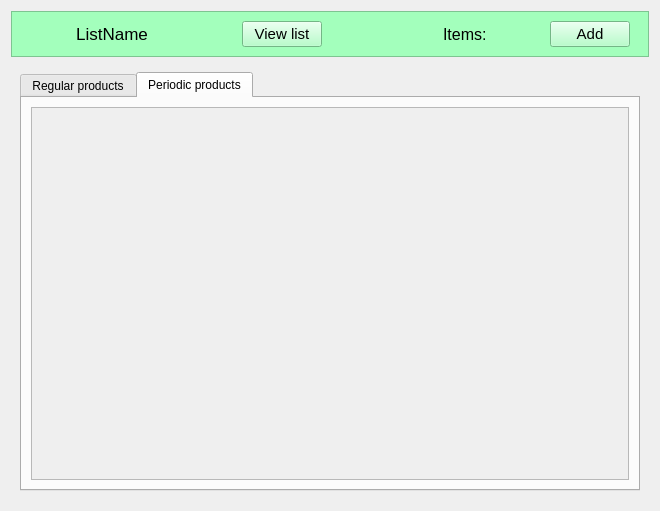
<?xml version="1.0" encoding="UTF-8"?>
<ui version="4.0">
 <class>ProductsSubPage</class>
 <widget class="QWidget" name="ProductsSubPage">
  <property name="geometry">
   <rect>
    <x>0</x>
    <y>0</y>
    <width>660</width>
    <height>511</height>
   </rect>
  </property>
  <property name="windowTitle">
   <string>Form</string>
  </property>
  <layout class="QVBoxLayout" name="verticalLayout_4">
   <item>
    <widget class="QFrame" name="frame">
     <property name="sizePolicy">
      <sizepolicy hsizetype="Preferred" vsizetype="Fixed">
       <horstretch>0</horstretch>
       <verstretch>0</verstretch>
      </sizepolicy>
     </property>
     <property name="styleSheet">
      <string notr="true">background-color: #a3ffbc;</string>
     </property>
     <property name="frameShape">
      <enum>QFrame::StyledPanel</enum>
     </property>
     <property name="frameShadow">
      <enum>QFrame::Raised</enum>
     </property>
     <layout class="QHBoxLayout" name="horizontalLayout">
      <property name="leftMargin">
       <number>16</number>
      </property>
      <property name="topMargin">
       <number>0</number>
      </property>
      <property name="rightMargin">
       <number>9</number>
      </property>
      <property name="bottomMargin">
       <number>0</number>
      </property>
      <item>
       <widget class="QWidget" name="NameHolder" native="true">
        <property name="minimumSize">
         <size>
          <width>200</width>
          <height>0</height>
         </size>
        </property>
        <layout class="QHBoxLayout" name="horizontalLayout_2">
         <item>
          <widget class="QLabel" name="ListName">
           <property name="sizePolicy">
            <sizepolicy hsizetype="Fixed" vsizetype="Fixed">
             <horstretch>0</horstretch>
             <verstretch>0</verstretch>
            </sizepolicy>
           </property>
           <property name="minimumSize">
            <size>
             <width>150</width>
             <height>0</height>
            </size>
           </property>
           <property name="maximumSize">
            <size>
             <width>150</width>
             <height>16777215</height>
            </size>
           </property>
           <property name="font">
            <font>
             <pointsize>13</pointsize>
            </font>
           </property>
           <property name="text">
            <string>ListName</string>
           </property>
           <property name="alignment">
            <set>Qt::AlignCenter</set>
           </property>
          </widget>
         </item>
         <item>
          <spacer name="horizontalSpacer">
           <property name="orientation">
            <enum>Qt::Horizontal</enum>
           </property>
           <property name="sizeHint" stdset="0">
            <size>
             <width>40</width>
             <height>20</height>
            </size>
           </property>
          </spacer>
         </item>
        </layout>
       </widget>
      </item>
      <item>
       <widget class="QPushButton" name="ViewList">
        <property name="font">
         <font>
          <pointsize>11</pointsize>
         </font>
        </property>
        <property name="text">
         <string>View list</string>
        </property>
       </widget>
      </item>
      <item>
       <spacer name="horizontalSpacer_3">
        <property name="orientation">
         <enum>Qt::Horizontal</enum>
        </property>
        <property name="sizeHint" stdset="0">
         <size>
          <width>40</width>
          <height>20</height>
         </size>
        </property>
       </spacer>
      </item>
      <item>
       <spacer name="horizontalSpacer_2">
        <property name="orientation">
         <enum>Qt::Horizontal</enum>
        </property>
        <property name="sizeHint" stdset="0">
         <size>
          <width>40</width>
          <height>20</height>
         </size>
        </property>
       </spacer>
      </item>
      <item>
       <widget class="QWidget" name="widget" native="true">
        <property name="minimumSize">
         <size>
          <width>200</width>
          <height>0</height>
         </size>
        </property>
        <layout class="QHBoxLayout" name="horizontalLayout_3">
         <item>
          <widget class="QLabel" name="label">
           <property name="font">
            <font>
             <pointsize>12</pointsize>
            </font>
           </property>
           <property name="text">
            <string>Items:</string>
           </property>
          </widget>
         </item>
         <item>
          <widget class="QLabel" name="ListSize">
           <property name="minimumSize">
            <size>
             <width>25</width>
             <height>0</height>
            </size>
           </property>
           <property name="font">
            <font>
             <pointsize>12</pointsize>
            </font>
           </property>
           <property name="text">
            <string/>
           </property>
          </widget>
         </item>
         <item>
          <spacer name="horizontalSpacer_4">
           <property name="orientation">
            <enum>Qt::Horizontal</enum>
           </property>
           <property name="sizeHint" stdset="0">
            <size>
             <width>26</width>
             <height>20</height>
            </size>
           </property>
          </spacer>
         </item>
         <item>
          <widget class="QPushButton" name="AddItemButton">
           <property name="minimumSize">
            <size>
             <width>40</width>
             <height>0</height>
            </size>
           </property>
           <property name="font">
            <font>
             <pointsize>11</pointsize>
            </font>
           </property>
           <property name="text">
            <string>Add</string>
           </property>
           <property name="icon">
            <iconset resource="../../../../resources.qrc">
             <normaloff>:/Icons/Icons/baseline_add_black_24dp.png</normaloff>:/Icons/Icons/baseline_add_black_24dp.png</iconset>
           </property>
          </widget>
         </item>
        </layout>
       </widget>
      </item>
     </layout>
    </widget>
   </item>
   <item>
    <widget class="QStackedWidget" name="stackedWidget">
     <property name="currentIndex">
      <number>0</number>
     </property>
     <widget class="QWidget" name="page">
      <layout class="QVBoxLayout" name="verticalLayout">
       <item>
        <widget class="QTabWidget" name="TabWidget">
         <property name="currentIndex">
          <number>1</number>
         </property>
         <widget class="QWidget" name="RegularLists">
          <attribute name="title">
           <string>Regular products</string>
          </attribute>
          <layout class="QVBoxLayout" name="verticalLayout_2">
           <item>
            <widget class="QScrollArea" name="scrollArea_2">
             <property name="widgetResizable">
              <bool>true</bool>
             </property>
             <widget class="QWidget" name="RegularItems">
              <property name="geometry">
               <rect>
                <x>0</x>
                <y>0</y>
                <width>600</width>
                <height>373</height>
               </rect>
              </property>
              <layout class="QVBoxLayout" name="RegularItemsLayout">
               <item>
                <spacer name="verticalSpacer">
                 <property name="orientation">
                  <enum>Qt::Vertical</enum>
                 </property>
                 <property name="sizeHint" stdset="0">
                  <size>
                   <width>20</width>
                   <height>348</height>
                  </size>
                 </property>
                </spacer>
               </item>
              </layout>
             </widget>
            </widget>
           </item>
          </layout>
         </widget>
         <widget class="QWidget" name="PeriodicLists">
          <attribute name="title">
           <string>Periodic products</string>
          </attribute>
          <layout class="QVBoxLayout" name="verticalLayout_5">
           <item>
            <widget class="QScrollArea" name="scrollArea">
             <property name="widgetResizable">
              <bool>true</bool>
             </property>
             <widget class="QWidget" name="PeriodicItems">
              <property name="geometry">
               <rect>
                <x>0</x>
                <y>0</y>
                <width>600</width>
                <height>373</height>
               </rect>
              </property>
              <layout class="QVBoxLayout" name="PeriodicItemsLayout">
               <item>
                <spacer name="verticalSpacer_2">
                 <property name="orientation">
                  <enum>Qt::Vertical</enum>
                 </property>
                 <property name="sizeHint" stdset="0">
                  <size>
                   <width>20</width>
                   <height>348</height>
                  </size>
                 </property>
                </spacer>
               </item>
              </layout>
             </widget>
            </widget>
           </item>
          </layout>
         </widget>
        </widget>
       </item>
      </layout>
     </widget>
    </widget>
   </item>
  </layout>
 </widget>
 <resources>
  <include location="../../../../resources.qrc"/>
 </resources>
 <connections/>
</ui>
